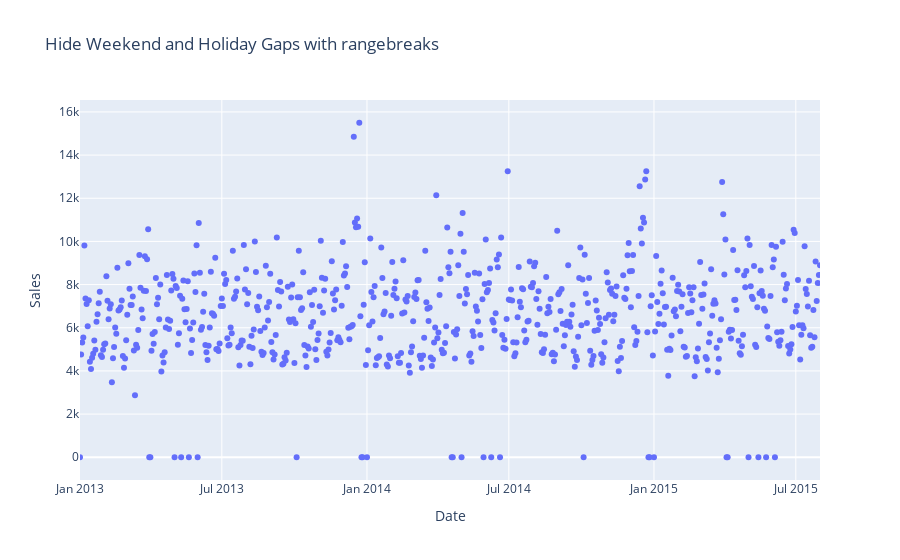

The notebook cell saved with this chart:
### Code cell
fig = px.scatter(seasonal_grouped_by_date, x='Date', y='Sales', range_x=['2013-01-01', '2015-07-31'],
                 title="Hide Weekend and Holiday Gaps with rangebreaks")
fig.update_xaxes(
    rangebreaks=[
        dict(bounds=["sat", "mon"]),  # hide weekends
        # hide Christmas and New Year's
        dict(values=["2015-12-25", "2016-01-01"])
    ]
)
fig.show()

### Figure 1 — Plotly figure (JSON) as saved in the notebook; plotly's stock layout.template omitted (floating-point values rounded to 4 significant figures; data arrays with more than 128 entries replaced by an {"elided": "..."} marker saying what was removed)
{"data": [{"hovertemplate": "Date=%{x}<br>Sales=%{y}<extra></extra>", "legendgroup": "", "marker": {"color": "#636efa", "symbol": "circle"}, "mode": "markers", "name": "", "orientation": "v", "showlegend": false, "type": "scatter", "x": {"elided": "942 str values"}, "xaxis": "x", "y": {"elided": "942 int values"}, "yaxis": "y"}], "layout": {"legend": {"tracegroupgap": 0}, "title": {"text": "Hide Weekend and Holiday Gaps with rangebreaks"}, "xaxis": {"anchor": "y", "domain": [0, 1], "range": ["2013-01-01", "2015-07-31"], "rangebreaks": [{"bounds": ["sat", "mon"]}, {"values": ["2015-12-25", "2016-01-01"]}], "title": {"text": "Date"}}, "yaxis": {"anchor": "x", "domain": [0, 1], "title": {"text": "Sales"}}}}
